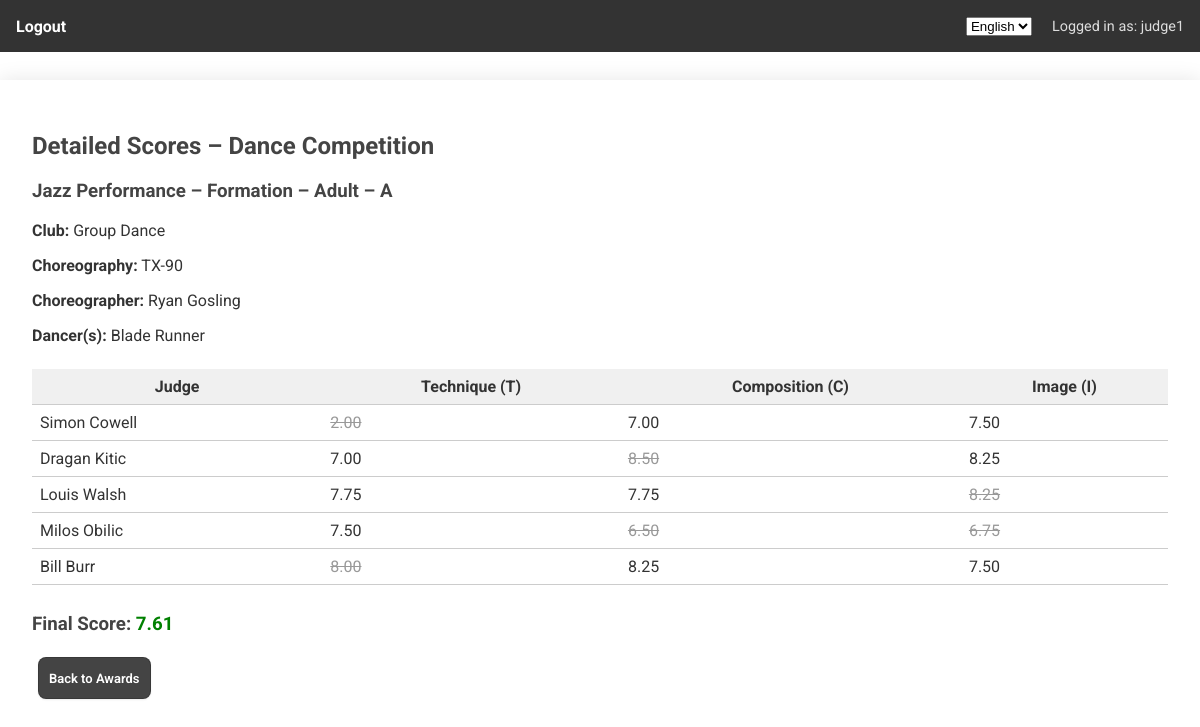
The page /participation/74/scores/?group=0 (signed in) on the database its author committed.
### core/models.py (models this page shows, shortened)
class Event(models.Model):
    name = models.CharField(max_length=100, verbose_name=_("Event Name"))
    location = models.CharField(max_length=100, verbose_name=_("Location"))
    city = models.CharField(max_length=100, verbose_name=_("City"))
    date = models.DateField(verbose_name=_("Date"))
    is_published = models.BooleanField(default=False, verbose_name=_("Is Published"))
    results_published = models.BooleanField(default=False, verbose_name=_("Results Published"))
    start_time = models.TimeField(null=True, blank=True, verbose_name=_("Start Time"))
    class Meta:
        verbose_name = _("Event")
        verbose_name_plural = _("Events")

class Participation(models.Model):
    CHOREO_TYPE_CHOICES = [
        ('Solo', _("Solo")),
        ('Duo', _("Duo")),
        ('Trio', _("Trio")),
        ('Group', _("Group (4-9)")),
        ('Formation', _("Formation (10-29)")),
        ('Production', _("Production (30+)")),
    ]
    AGE_GROUP_CHOICES = [
        ('Baby', _("Baby (5-6)")),
        ('Mini Kids', _("Mini Kids (7-8)")),
        ('Kids', _("Kids (9-11)")),
        ('Teen', _("Teen (12-14)")),
        ('Youth', _("Youth (15-17)")),
        ('Adult', _("Adult (18 and up)")),
    ]
    DIFFICULTY_CHOICES = [
        ('A', _("Advanced")),
        ('B', _("Beginner/Basic")),
    ]
    event = models.ForeignKey(Event, on_delete=models.CASCADE, verbose_name=_("Event"))
    group_type = models.CharField(max_length=20, choices=CHOREO_TYPE_CHOICES, verbose_name=_("Group Type"))
    age_group = models.CharField(max_length=20, choices=AGE_GROUP_CHOICES, verbose_name=_("Age Group"))
    style = models.ForeignKey("StyleCategory", on_delete=models.CASCADE, verbose_name=_("Style"))
    choreographer_name = models.CharField(max_length=255, verbose_name=_("Choreographer Name"))
    difficulty = models.CharField(max_length=1, choices=DIFFICULTY_CHOICES, verbose_name=_("Difficulty"))
    display_order = models.PositiveIntegerField(null=True, blank=True, default=None, verbose_name=_("Display Order"))
    choreography_name = models.CharField(max_length=255, default=_("Untitled"), verbose_name=_("Choreography Name"))
    group_name = models.CharField(max_length=255, blank=True, null=True, verbose_name=_("Group Name"))
    group_display_order = models.PositiveIntegerField(null=True, blank=True, default=0, verbose_name=_("Group Display Order"))
    music_file = models.FileField(upload_to='music_uploads/', null=True, blank=True, verbose_name=_("Music File"))
    class Meta:
        verbose_name = _("Participation")
        verbose_name_plural = _("Participations")

class StyleCategory(models.Model):
    name = models.CharField(max_length=100, verbose_name=_("Name"))
    event = models.ForeignKey(Event, on_delete=models.CASCADE, related_name='style_categories', verbose_name=_("Event"))
    class Meta:
        unique_together = ('event', 'name')
        verbose_name = _("Style Category")
        verbose_name_plural = _("Style Categories")

class DanceClub(models.Model):
    user = models.OneToOneField(User, on_delete=models.CASCADE)
    raw_password = models.CharField(
        max_length=128, blank=True, null=True,
        verbose_name=_("Raw Password")  # Store plaintext password (not secure!)
    )
    club_name = models.CharField(max_length=255, verbose_name=_("Club Name"))
    country = CountryField(verbose_name=_("Country"))
    city = models.CharField(max_length=100, verbose_name=_("City"))
    phone_number = models.CharField(max_length=20, verbose_name=_("Phone Number"))
    representative_name = models.CharField(max_length=255, verbose_name=_("Representative Name"))
    confirmed = models.BooleanField(default=False, verbose_name=_("Confirmed"))
    class Meta:
        constraints = [
            models.UniqueConstraint(fields=['user'], name='unique_club_user')
        ]
        verbose_name = _("Dance Club")
        verbose_name_plural = _("Dance Clubs")

class JudgeScore(models.Model):
    participation = models.ForeignKey(Participation, on_delete=models.CASCADE, verbose_name=_("Participation"))
    judge = models.ForeignKey(User, on_delete=models.CASCADE, verbose_name=_("Judge"))
    technique = models.DecimalField(max_digits=4, decimal_places=2, null=True, blank=True)
    composition = models.DecimalField(max_digits=4, decimal_places=2, null=True, blank=True)
    image = models.DecimalField(max_digits=4, decimal_places=2, null=True, blank=True)
    show_value = models.DecimalField(max_digits=4, decimal_places=2, null=True, blank=True)  # only for Show Dance
    class Meta:
        unique_together = ('participation', 'judge')
        verbose_name = _("Judge Score")
        verbose_name_plural = _("Judge Scores")

### core/views.py (the view)
# urls.py: path("participation/<int:participation_id>/scores/", views.participation_scores, name="participation_scores"),
@login_required
def participation_scores(request, participation_id):
    participation = get_object_or_404(Participation, id=participation_id)
    event = participation.event
    dancers = Dancer.objects.filter(dancerparticipation__participation=participation).select_related("club")
    club = dancers[0].club if dancers else None
    judge_scores = list(JudgeScore.objects.filter(participation=participation).select_related("judge"))
    criterion_fields = ["technique", "composition", "image"]
    if participation.style.name == "Show Dance":
        criterion_fields.append("show_value")
    discarded_ids = {f: set() for f in criterion_fields}
    for f in criterion_fields:
        vals = sorted([js for js in judge_scores if getattr(js, f) is not None], key=lambda js: getattr(js, f))
        if len(vals) > 2:
            discarded_ids[f].add(vals[0].id)
            discarded_ids[f].add(vals[-1].id)
    total_points = 0
    total_counts = 0
    for f in criterion_fields:
        vals = [getattr(js, f) for js in judge_scores if getattr(js, f) is not None and js.id not in discarded_ids[f]]
        total_points += sum(vals)
        total_counts += len(vals)
    final_score = round(total_points / total_counts, 2) if total_counts else 0
    group_index = request.GET.get("group", 0)
    return render(request, "core/participation_scores.html", {
        "event": event,
        "participation": participation,
        "dancers": dancers,
        "club": club,
        "judge_scores": judge_scores,
        "discarded_ids": discarded_ids,
        "final_score": final_score,
        "group_index": group_index,
    })

### core/context_processors.py (called while the page is built)
def add_pending_club_count(request):
    if request.user.is_authenticated and request.user.is_superuser:
        return {
            'clubs_pending_count': DanceClub.objects.filter(confirmed=False).count()
        }
    return {}

### core/templates/core/participation_scores.html (shortened to what this page needs)
{% extends 'core/base.html' %}
{% load i18n %}
{% block content %}
<h2>{% trans "Detailed Scores" %} – {{ event.name }}</h2>
<h3>
  {{ participation.style.name }} – {{ participation.group_type }} – {{ participation.age_group }} – {{ participation.difficulty }}
</h3>
<p><strong>{% trans "Club" %}:</strong> {{ club.club_name }}</p>
<p><strong>{% trans "Choreography" %}:</strong> {{ participation.choreography_name }}</p>
<p><strong>{% trans "Choreographer" %}:</strong> {{ participation.choreographer_name }}</p>
{% if dancers %}
<p><strong>{% trans "Dancer(s)" %}:</strong>
  {% if participation.group_name %}
    {{ participation.group_name }}
  {% else %}
    {% for d in dancers %}
      {{ d.first_name }} {{ d.last_name }}{% if not forloop.last %}, {% endif %}
    {% endfor %}
  {% endif %}
</p>
{% endif %}
<table style="width:100%; border-collapse:collapse; margin-top:1.5em;">
  <thead>
    <tr style="background:#f0f0f0;">
      <th>{% trans "Judge" %}</th>
      <th>{% trans "Technique (T)" %}</th>
      <th>{% trans "Composition (C)" %}</th>
      <th>{% trans "Image (I)" %}</th>
    </tr>
  </thead>
  <tbody>
    {% for js in judge_scores %}
    <tr>
      <td>{{ js.judge.first_name }} {{ js.judge.last_name }}</td>
      <td {% if js.id in discarded_ids.technique %} style="color:#999;text-decoration:line-through;"{% endif %}>
        {{ js.technique|default:"–" }}
      </td>
      <td {% if js.id in discarded_ids.composition %} style="color:#999;text-decoration:line-through;"{% endif %}>
        {{ js.composition|default:"–" }}
      </td>
      <td {% if js.id in discarded_ids.image %} style="color:#999;text-decoration:line-through;"{% endif %}>
        {{ js.image|default:"–" }}
      </td>
    </tr>
    {% endfor %}
  </tbody>
</table>
<h3 style="margin-top:1.5em;">
  {% trans "Final Score" %}: <span style="color:green;">{{ final_score }}</span>
</h3>
<a href="{% url 'event_awards' event.id %}?group={{ group_index }}" class="btn btn-default">
  {% trans "Back to Awards" %}
</a>
{% endblock %}

### core/templates/core/base.html (shortened to what this page needs)
{% load i18n %}
<!DOCTYPE html>
<html lang="en">
<head>
    {% load static %}
</head>
<body>
    <nav>
        <div class="nav-left">
            {% if user.is_authenticated %}
            {% if user.username|slice:":5" == "judge" %}
            <a href="{% url 'logout' %}">{% trans "Logout" %}</a>
            {% else %}
            <a href="{% url 'club_dashboard' %}">{% trans "My Club" %}</a>
            <a href="{% url 'list_dancers' %}">{% trans "Dancers" %}</a>
            <a href="{% url 'event_list' %}">{% trans "Events" %}</a>
            <a href="{% url 'logout' %}">{% trans "Logout" %}</a>
            {% endif %}
            {% endif %}
        </div>
        <div class="nav-right">
            <form action="{% url 'set_language' %}" method="post" style="display:inline;">
                <select name="language" onchange="this.form.submit()" style="margin-right: 10px;">
                    {% get_current_language as LANGUAGE_CODE %}
                    {% get_available_languages as LANGUAGES %}
                    {% for lang_code, lang_name in LANGUAGES %}
                    <option value="{{ lang_code }}" {% if lang_code == LANGUAGE_CODE %}selected{% endif %}>
                        {{ lang_name }}
                    </option>
                    {% endfor %}
                </select>
            </form>
            {% if user.is_authenticated %}
            <span>{% trans "Logged in as: " %}{{ user.username }}</span>
            {% endif %}
        </div>
    </nav>
    <div class="container">
        {% block content %}{% endblock %}
    </div>
</body>
</html>

### rows shown on the page
Event: name "Dance Competition"
Participation: style.name "Jazz Performance", group_type "Formation", age_group "Adult", difficulty "A", choreography_name "TX-90", choreographer_name "Ryan Gosling", group_name "Blade Runner"
DanceClub: club_name "Group Dance"
JudgeScore: judge.first_name "Simon", judge.last_name "Cowell", technique "2.00", composition "7.00", image "7.50"
JudgeScore: judge.first_name "Dragan", judge.last_name "Kitic", technique "7.00", composition "8.50", image "8.25"
JudgeScore: judge.first_name "Louis", judge.last_name "Walsh", technique "7.75", composition "7.75", image "8.25"
JudgeScore: judge.first_name "Milos", judge.last_name "Obilic", technique "7.50", composition "6.50", image "6.75"
JudgeScore: judge.first_name "Bill", judge.last_name "Burr", technique "8.00", composition "8.25", image "7.50"

### other values the page prints
{{ user.username }} "judge1"
{{ final_score }} "7.61"
form field language "English"
